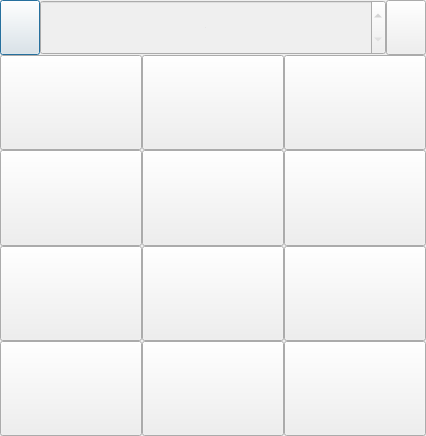
<?xml version="1.0" encoding="UTF-8"?>
<ui version="4.0">
 <class>Dialog</class>
 <widget class="QDialog" name="Dialog">
  <property name="geometry">
   <rect>
    <x>0</x>
    <y>0</y>
    <width>426</width>
    <height>436</height>
   </rect>
  </property>
  <property name="minimumSize">
   <size>
    <width>150</width>
    <height>170</height>
   </size>
  </property>
  <property name="font">
   <font>
    <family>MS Shell Dlg 2</family>
   </font>
  </property>
  <property name="windowTitle">
   <string>Dialog</string>
  </property>
  <property name="styleSheet">
   <string notr="true">QDoubleSpinBox, QDoubleSpinBox:disabled {
  background-color: #31363b;
  padding: 0px;
  border-style: solid;
  border: 0px solid #76797C;
  border-radius: 0px;
  color: white;
  font-size: 20px;
} 

QToolTip
{
    border: 1px solid #76797C;
    background-color: rgb(90, 102, 117);;
    color: white;
    padding: 0px;
    opacity: 200;
}

QWidget
{
    color: #eff0f1;
    background-color: rgba(49, 54, 59, .9);
    selection-background-color:#3daee9;
    selection-color: #eff0f1;
    background-clip: border;
    border-image: none;
    border: 0px transparent black;
    outline: 0;
}

QWidget:item:hover
{
    background-color: #18465d;
    color: #eff0f1;
}

QWidget:item:selected
{
    background-color: #18465d;
}

QGroupBox::indicator
{
    width: 18px;
    height: 18px;
}
QGroupBox::indicator
{
    margin-left: 2px;
}

QGroupBox::indicator:unchecked:hover,
QGroupBox::indicator:unchecked:focus,
QGroupBox::indicator:unchecked:pressed
{
  border: none;
    image: url(data/ui/icons/checkbox_unchecked_hovered.png);
}

QGroupBox::indicator:checked:hover,
QGroupBox::indicator:checked:focus,
QGroupBox::indicator:checked:pressed
{
  border: none;
    image: url(data/ui/icons/checkbox_checked_hovered.png);
}

QGroupBox::indicator:checked:disabled
{
    image: url(data/ui/icons/checkbox_checked_disabled.png);
}

QGroupBox::indicator:unchecked:disabled
{
    image: url(data/ui/icons/checkbox_unchecked_disabled.png);
}

QRadioButton
{
    spacing: 5px;
    outline: none;
    color: #eff0f1;
    margin-bottom: 2px;
}

QRadioButton:disabled
{
    color: #76797C;
}
QRadioButton::indicator
{
    width: 21px;
    height: 21px;
}

QRadioButton::indicator:unchecked
{
    image: url(data/ui/icons/radio_unchecked.png);
}


QRadioButton::indicator:unchecked:hover,
QRadioButton::indicator:unchecked:focus,
QRadioButton::indicator:unchecked:pressed
{
    border: none;
    outline: none;
    image: url(data/ui/icons/radio_unchecked_hovered.png);
}

QRadioButton::indicator:checked
{
    border: none;
    outline: none;
    image: url(data/ui/icons/radio_checked.png);
}

QRadioButton::indicator:checked:hover,
QRadioButton::indicator:checked:focus,
QRadioButton::indicator:checked:pressed
{
    border: none;
    outline: none;
    image: url(data/ui/icons/radio_checked_hovered.png);
}

QRadioButton::indicator:checked:disabled
{
    outline: none;
    image: url(data/ui/icons/radio_disabled.png);
}

QRadioButton::indicator:unchecked:disabled
{
    image: url(data/ui/icons/radio_disabled.png);
}


QMenuBar
{
    background-color: #31363b;
    color: #eff0f1;
}

QMenuBar::item
{
    background: transparent;
}

QMenuBar::item:selected
{
    background: transparent;
    border: 1px solid #76797C;
}

QMenuBar::item:pressed
{
    border: 1px solid #76797C;
    background-color: #3daee9;
    color: #eff0f1;
    margin-bottom:-1px;
    padding-bottom:1px;
}

QMenu
{
    border: 1px solid #76797C;
    color: #eff0f1;
    margin: 2px;
}

QMenu::icon
{
    margin: 5px;
}

QMenu::item
{
    padding: 5px 30px 5px 30px;
    border: 1px solid transparent; /* reserve space for selection border */
}

QMenu::item:selected
{
    color: #eff0f1;
}

QMenu::separator {
    height: 2px;
    background: lightblue;
    margin-left: 10px;
    margin-right: 5px;
}

QMenu::indicator {
    width: 18px;
    height: 18px;
}

/* non-exclusive indicator = check box style indicator
   (see QActionGroup::setExclusive) */
QMenu::indicator:non-exclusive:unchecked {
    image: url(data/ui/icons/checkbox_unchecked.png);
}

QMenu::indicator:non-exclusive:unchecked:selected {
    image: url(data/ui/icons/checkbox_unchecked_hovered.png);
}

QMenu::indicator:non-exclusive:checked {
    image: url(data/ui/icons/checkbox_checked.png);
}

QMenu::indicator:non-exclusive:checked:selected {
    image: url(data/ui/icons/checkbox_checked_hovered.png);
}

/* exclusive indicator = radio button style indicator (see QActionGroup::setExclusive) */
QMenu::indicator:exclusive:unchecked {
    image: url(data/ui/icons/radio_unchecked.png);
}

QMenu::indicator:exclusive:unchecked:selected {
    image: url(data/ui/icons/radio_unchecked_hovered.png);
}

QMenu::indicator:exclusive:checked {
    image: url(data/ui/icons/radio_checked.png);
}

QMenu::indicator:exclusive:checked:selected {
    image: url(data/ui/icons/radio_checked_hovered.png);
}

QMenu::right-arrow {
    margin: 5px;
    image: url(data/ui/icons/right_arrow.png)
}


QWidget:disabled
{
    color: #454545;
    background-color: #31363b;
}

QAbstractItemView
{
    alternate-background-color: #31363b;
    color: #eff0f1;
    border: 1px solid 3A3939;
    border-radius: 2px;
}

QWidget:focus, QMenuBar:focus
{
    border: 1px solid #3daee9;
}

QTabWidget:focus, QCheckBox:focus, QRadioButton:focus, QSlider:focus
{
    border: none;
}

QLineEdit
{
    background-color: #232629;
    padding: 5px;
    border-style: solid;
    border: 1px solid #76797C;
    border-radius: 2px;
    color: #eff0f1;
}

QAbstractItemView QLineEdit
{
    padding: 0;
}

QGroupBox {
    border:1px solid black;
    border-radius: 0px;
    margin-top: 20px;
}

QGroupBox::title {
    subcontrol-origin: margin;
    subcontrol-position: top center;
    padding-left: 10px;
    padding-right: 10px;
    padding-top: 10px;
}

QAbstractScrollArea
{
    border-radius: 2px;
    border: 1px solid #76797C;
    background-color: transparent;
}

QScrollBar:horizontal
{
    height: 15px;
    margin: 3px 15px 3px 15px;
    border: 1px transparent #2A2929;
    border-radius: 4px;
    background-color: #2A2929;
}

QScrollBar::handle:horizontal
{
    background-color: #605F5F;
    min-width: 5px;
    border-radius: 4px;
}

QScrollBar::add-line:horizontal
{
    margin: 0px 3px 0px 3px;
    border-image: url(data/ui/icons/right_arrow_disabled.png);
    width: 10px;
    height: 10px;
    subcontrol-position: right;
    subcontrol-origin: margin;
}

QScrollBar::sub-line:horizontal
{
    margin: 0px 3px 0px 3px;
    border-image: url(data/ui/icons/left_arrow_disabled.png);
    height: 10px;
    width: 10px;
    subcontrol-position: left;
    subcontrol-origin: margin;
}

QScrollBar::add-line:horizontal:hover,QScrollBar::add-line:horizontal:on
{
    border-image: url(data/ui/icons/right_arrow.png);
    height: 10px;
    width: 10px;
    subcontrol-position: right;
    subcontrol-origin: margin;
}


QScrollBar::sub-line:horizontal:hover, QScrollBar::sub-line:horizontal:on
{
    border-image: url(data/ui/icons/left_arrow.png);
    height: 10px;
    width: 10px;
    subcontrol-position: left;
    subcontrol-origin: margin;
}

QScrollBar::up-arrow:horizontal, QScrollBar::down-arrow:horizontal
{
    background: none;
}


QScrollBar::add-page:horizontal, QScrollBar::sub-page:horizontal
{
    background: none;
}

QScrollBar:vertical
{
    background-color: #2A2929;
    width: 15px;
    margin: 15px 3px 15px 3px;
    border: 1px transparent #2A2929;
    border-radius: 4px;
}

QScrollBar::handle:vertical
{
    background-color: #605F5F;
    min-height: 5px;
    border-radius: 4px;
}

QScrollBar::sub-line:vertical
{
    margin: 3px 0px 3px 0px;
    border-image: url(data/ui/icons/up_arrow_disabled.png);
    height: 10px;
    width: 10px;
    subcontrol-position: top;
    subcontrol-origin: margin;
}

QScrollBar::add-line:vertical
{
    margin: 3px 0px 3px 0px;
    border-image: url(data/ui/icons/down_arrow_disabled.png);
    height: 10px;
    width: 10px;
    subcontrol-position: bottom;
    subcontrol-origin: margin;
}

QScrollBar::sub-line:vertical:hover,QScrollBar::sub-line:vertical:on
{

    border-image: url(data/ui/icons/up_arrow.png);
    height: 10px;
    width: 10px;
    subcontrol-position: top;
    subcontrol-origin: margin;
}


QScrollBar::add-line:vertical:hover, QScrollBar::add-line:vertical:on
{
    border-image: url(data/ui/icons/down_arrow.png);
    height: 10px;
    width: 10px;
    subcontrol-position: bottom;
    subcontrol-origin: margin;
}

QScrollBar::up-arrow:vertical, QScrollBar::down-arrow:vertical
{
    background: none;
}


QScrollBar::add-page:vertical, QScrollBar::sub-page:vertical
{
    background: none;
}

QTextEdit
{
    background-color: #232629;
    color: #eff0f1;
    border: 1px solid #76797C;
}

QPlainTextEdit
{
    background-color: #232629;;
    color: #eff0f1;
    border-radius: 2px;
    border: 1px solid #76797C;
}

QHeaderView::section
{
    background-color: #76797C;
    color: #eff0f1;
    padding: 5px;
    border: 1px solid #76797C;
}

QSizeGrip {
    image: url(data/ui/icons/sizegrip.png);
    width: 12px;
    height: 12px;
}


QMainWindow::separator
{
    background-color: #31363b;
    color: white;
    padding-left: 4px;
    spacing: 2px;
    border: 1px dashed #76797C;
}

QMainWindow::separator:hover
{

    background-color: #787876;
    color: white;
    padding-left: 4px;
    border: 1px solid #76797C;
    spacing: 2px;
}


QMenu::separator
{
    height: 1px;
    background-color: #76797C;
    color: white;
    padding-left: 4px;
    margin-left: 10px;
    margin-right: 5px;
}


QFrame
{
    border-radius: 2px;
    border: 1px solid #76797C;
}

QFrame[frameShape=&quot;0&quot;]
{
    border-radius: 2px;
    border: 1px transparent #76797C;
}

QStackedWidget
{
    border: 1px transparent black;
}

QToolBar {
    border: 1px transparent #393838;
    background: 1px solid #31363b;
    font-weight: bold;
}

QToolBar::handle:horizontal {
    image: url(data/ui/icons/Hmovetoolbar.png);
}
QToolBar::handle:vertical {
    image: url(data/ui/icons/Vmovetoolbar.png);
}
QToolBar::separator:horizontal {
    image: url(data/ui/icons/Hsepartoolbar.png);
}
QToolBar::separator:vertical {
    image: url(data/ui/icons/Vsepartoolbar.png);
}
QToolButton#qt_toolbar_ext_button {
    background: #58595a
}

QPushButton
{
    color: #eff0f1;
    /*background-color: #31363b;*/
    background-color: #404347;
    border-width: 0px;
    border-color: #76797C;
    border-style: solid;
    padding: 5px;
    border-radius: 2px;
    outline: none;
}

QPushButton:disabled
{
    background-color: #371b1b;
    border-width: 0px;
    border-color: #454545;
    border-style: solid;
    padding-top: 5px;
    padding-bottom: 5px;
    padding-left: 10px;
    padding-right: 10px;
    border-radius: 0px;
    color: #454545;
}

QPushButton:disabled:hover
{
    background-color: #632525;
    border-width: 0px;
    border-color: #454545;
    border-style: solid;
    padding-top: 5px;
    padding-bottom: 5px;
    padding-left: 10px;
    padding-right: 10px;
    border-radius: 0px;
    color: #5d5d5d;
}
QPushButton:focus {
    background-color: #3daee9;
    color: white;
}

QPushButton:pressed
{
    background-color: #3daee9;
    padding-top: -15px;
    padding-bottom: -17px;
}

QComboBox
{
  background-color: #76797C;
    selection-background-color: #3daee9;
    border-style: solid;
    border: 1px solid black;
    border-radius: 0px;
    padding: 5px;
}

QPushButton:checked{
    background-color: #76797C;
    border-color: #6A6969;
}

QComboBox:hover,QPushButton:hover,QAbstractSpinBox:hover,QLineEdit:hover,QTextEdit:hover,QPlainTextEdit:hover,QAbstractView:hover,QTreeView:hover
{
    border: 1px solid #3daee9;
    color: #eff0f1;
}

QComboBox:on
{
    padding-top: 3px;
    padding-left: 4px;
    background-color: #76797C;
    selection-background-color: #4a4a4a;
}

QComboBox QAbstractItemView
{
    background-color: #232629;
    border-radius: 0px;
    border: 1px solid #76797C;
    selection-background-color: #18465d;
}

QComboBox::drop-down
{
    subcontrol-origin: padding;
    subcontrol-position: top right;
    width: 5px;
    border-left-width: 0px;
    border-left-color: darkgray;
    border-left-style: solid;
    border-top-right-radius: 0px;
    border-bottom-right-radius: 0px;
}

QComboBox::down-arrow
{
    image: url(data/ui/icons/down_arrow_disabled.png);
}
QComboBox::up-arrow
{
    image: url(data/ui/icons/up_arrow_disabled.png);
}

QComboBox::down-arrow:on, QComboBox::down-arrow:hover,
QComboBox::down-arrow:focus
{
    image: url(data/ui/icons/down_arrow.png);
}
QComboBox::up-arrow:on, QComboBox::up-arrow:hover,
QComboBox::up-arrow:focus
{
    image: url(data/ui/icons/up_arrow.png);
}

QAbstractSpinBox {
    padding: 5px;
    border: 1px solid #76797C;
    background-color: #232629;
    color: #eff0f1;
    border-radius: 2px;
    min-width: 75px;
}

QAbstractSpinBox:up-button
{
    background-color: transparent;
    subcontrol-origin: border;
    subcontrol-position: center right;
}

QAbstractSpinBox:down-button
{
    background-color: transparent;
    subcontrol-origin: border;
    subcontrol-position: center left;
}

QAbstractSpinBox::up-arrow,QAbstractSpinBox::up-arrow:off {
    image: none;
    width: 0px;
    height: 0px;
}
QAbstractSpinBox::up-arrow:disabled {
    image: none;
    width: 0px;
    height: 0px;
}

QAbstractSpinBox::up-arrow:hover
{
    image: none;
}


QAbstractSpinBox::down-arrow,QAbstractSpinBox::down-arrow:off
{
    image: none;
    width: 0px;
    height: 0px;
}

QAbstractSpinBox::down-arrow:disabled {
    image: none;
    width: 0px;
    height: 0px;
}
QAbstractSpinBox::down-arrow:hover
{
    image: none;
}


QLabel
{
    border: 0px solid black;
}

QTabWidget{
    border: 0px transparent black;
}

QTabWidget::pane {
    border: 1px solid black;
    padding: 0px;
    margin: 0px;
}

QTabWidget::tab-bar {
    left: 0px; /* move to the right by 5px */
    border: 1px solid black;
}

QTabBar
{
    qproperty-drawBase: 0;
    border-radius: 0px;
}

QTabBar:focus
{
    border: 0px transparent black;
}

QTabBar::close-button  {
    image: url(data/ui/icons/close.png);
    background: transparent;
}

QTabBar::close-button:hover
{
    image: url(data/ui/icons/close-hover.png);
    background: transparent;
}

QTabBar::close-button:pressed {
    image: url(data/ui/icons/close-pressed.png);
    background: transparent;
}

/* TOP TABS */
QTabBar::tab:top {
    color: #eff0f1;
    border: 0px solid #76797C;
    border-bottom: 0px transparent black;
    background-color: #31363b;
    padding: 40px;
    min-width: 50px;
    border-top-left-radius: 0px;
    border-top-right-radius: 0px;
}

QTabBar::tab:top:!selected
{
    color: #eff0f1;
    background-color: #54575B;
    border: 0px solid #76797C;
    border-bottom: 0px transparent black;
    border-top-left-radius: 0px;
    border-top-right-radius: 0px;
}

QTabBar::tab:top:!selected:hover {
    background-color: #3daee9;
}

/* BOTTOM TABS */
QTabBar::tab:bottom {
    color: #eff0f1;
    border: 0px solid #76797C;
    border-top: 0px transparent black;
    background-color: #54575B;
    padding: 16px;
    border-bottom-left-radius: 0px;
    border-bottom-right-radius: 0px;
    min-width: 50px;
}

QTabBar::tab:bottom:!selected
{
    color: #eff0f1;
    background-color: #31363b;
    border: 0px solid #76797C;
    border-top: 0px transparent black;
    border-bottom-left-radius: 0px;
    border-bottom-right-radius: 0px;
}

QTabBar::tab:bottom:!selected:hover {
    background-color: #3daee9;
}

/* LEFT TABS */
QTabBar::tab:left {
    color: #eff0f1;
    border: 0px solid #76797C;
    border-left: 0px transparent black;
    background-color: #31363b;
    padding: 8px;
    border-top-right-radius: 0px;
    border-bottom-right-radius: 0px;
    min-height: 50px;
}

QTabBar::tab:left:!selected
{
    color: #eff0f1;
    background-color: #54575B;
    border: 0px solid #76797C;
    border-left: 0px transparent black;
    border-top-right-radius: 0px;
    border-bottom-right-radius: 0px;
}

QTabBar::tab:left:!selected:hover {
    background-color: #3daee9;
}


/* RIGHT TABS */
QTabBar::tab:right {
    color: #eff0f1;
    border: 0px solid #76797C;
    border-right: 0px transparent black;
    background-color: #31363b;
    padding: 8px;
    border-top-left-radius: 0px;
    border-bottom-left-radius: 0px;
    min-height: 50px;
}

QTabBar::tab:right:!selected
{
    color: #eff0f1;
    background-color: #54575B;
    border: 0px solid #76797C;
    border-right: 0px transparent black;
    border-top-left-radius: 0px;
    border-bottom-left-radius: 0px;
}

QTabBar::tab:right:!selected:hover {
    background-color: #3daee9;
}

QTabBar QToolButton::right-arrow:enabled {
     image: url(data/ui/icons/right_arrow.png);
 }

 QTabBar QToolButton::left-arrow:enabled {
     image: url(data/ui/icons/left_arrow.png);
 }

QTabBar QToolButton::right-arrow:disabled {
     image: url(data/ui/icons/right_arrow_disabled.png);
 }

 QTabBar QToolButton::left-arrow:disabled {
     image: url(data/ui/icons/left_arrow_disabled.png);
 }


QDockWidget {
    background: #31363b;
    border: 1px solid #403F3F;
    titlebar-close-icon: url(data/ui/icons/close.png);
    titlebar-normal-icon: url(data/ui/icons/undock.png);
}

QDockWidget::close-button, QDockWidget::float-button {
    border: 1px solid transparent;
    border-radius: 2px;
    background: transparent;
}

QDockWidget::close-button:hover, QDockWidget::float-button:hover {
    background: rgba(255, 255, 255, 10);
}

QDockWidget::close-button:pressed, QDockWidget::float-button:pressed {
    padding: 1px -1px -1px 1px;
    background: rgba(255, 255, 255, 10);
}

QTreeView, QListView
{
    border: 1px solid #76797C;
    background-color: #232629;
}

QTreeView:branch:selected, QTreeView:branch:hover
{
    background: url(data/ui/icons/transparent.png);
}

QTreeView::branch:has-siblings:!adjoins-item {
    border-image: url(data/ui/icons/transparent.png);
}

QTreeView::branch:has-siblings:adjoins-item {
    border-image: url(data/ui/icons/transparent.png);
}

QTreeView::branch:!has-children:!has-siblings:adjoins-item {
    border-image: url(data/ui/icons/transparent.png);
}

QTreeView::branch:has-children:!has-siblings:closed,
QTreeView::branch:closed:has-children:has-siblings {
    image: url(data/ui/icons/branch_closed.png);
}

QTreeView::branch:open:has-children:!has-siblings,
QTreeView::branch:open:has-children:has-siblings  {
    image: url(data/ui/icons/branch_open.png);
}

QTreeView::branch:has-children:!has-siblings:closed:hover,
QTreeView::branch:closed:has-children:has-siblings:hover {
    image: url(data/ui/icons/branch_closed-on.png);
    }

QTreeView::branch:open:has-children:!has-siblings:hover,
QTreeView::branch:open:has-children:has-siblings:hover  {
    image: url(data/ui/icons/branch_open-on.png);
    }

QListView::item:!selected:hover, QTreeView::item:!selected:hover  {
    background: #18465d;
    outline: 0;
    color: #eff0f1
}

QListView::item:selected:hover, QTreeView::item:selected:hover  {
    background: #287399;
    color: #eff0f1;
}

QSlider::groove:horizontal {
    border: 1px solid #565a5e;
    height: 4px;
    background: #565a5e;
    margin: 0px;
    border-radius: 2px;
}

QSlider::handle:horizontal {
    background: #232629;
    border: 1px solid #565a5e;
    width: 16px;
    height: 16px;
    margin: -8px 0;
    border-radius: 9px;
}

QSlider::groove:vertical {
    border: 1px solid #565a5e;
    width: 4px;
    background: #565a5e;
    margin: 0px;
    border-radius: 3px;
}

QSlider::handle:vertical {
    background: #232629;
    border: 1px solid #565a5e;
    width: 16px;
    height: 16px;
    margin: 0 -8px;
    border-radius: 9px;
}

QToolButton {
    background-color: transparent;
    border: 1px transparent #76797C;
    border-radius: 2px;
    margin: 3px;
    padding: 5px;
}

QToolButton[popupMode=&quot;1&quot;] { /* only for MenuButtonPopup */
 padding-right: 20px; /* make way for the popup button */
 border: 1px #76797C;
 border-radius: 5px;
}

QToolButton[popupMode=&quot;2&quot;] { /* only for InstantPopup */
 padding-right: 10px; /* make way for the popup button */
 border: 1px #76797C;
}


QToolButton:hover, QToolButton::menu-button:hover {
    background-color: transparent;
    border: 1px solid #3daee9;
    padding: 5px;
}

QToolButton:checked, QToolButton:pressed,
        QToolButton::menu-button:pressed {
    background-color: #3daee9;
    border: 1px solid #3daee9;
    padding: 5px;
}

/* the subcontrol below is used only in the InstantPopup or DelayedPopup mode */
QToolButton::menu-indicator {
    image: url(data/ui/icons/down_arrow.png);
    top: -7px; left: -2px; /* shift it a bit */
}

/* the subcontrols below are used only in the MenuButtonPopup mode */
QToolButton::menu-button {
    border: 1px transparent #76797C;
    border-top-right-radius: 6px;
    border-bottom-right-radius: 6px;
    /* 16px width + 4px for border = 20px allocated above */
    width: 16px;
    outline: none;
}

QToolButton::menu-arrow {
    image: url(data/ui/icons/down_arrow.png);
}

QToolButton::menu-arrow:open {
    border: 1px solid #76797C;
}

QPushButton::menu-indicator  {
    subcontrol-origin: padding;
    subcontrol-position: bottom right;
    left: 8px;
}

QTableView
{
    border: 1px solid #76797C;
    gridline-color: #31363b;
    background-color: #232629;
}


QTableView, QHeaderView
{
    border-radius: 0px;
}

QTableView::item:pressed, QListView::item:pressed, QTreeView::item:pressed  {
    background: #18465d;
    color: #eff0f1;
}

QTableView::item:selected:active, QTreeView::item:selected:active, QListView::item:selected:active  {
    background: #287399;
    color: #eff0f1;
}


QHeaderView
{
    background-color: #31363b;
    border: 1px transparent;
    border-radius: 0px;
    margin: 0px;
    padding: 0px;

}

QHeaderView::section  {
    background-color: #31363b;
    color: #eff0f1;
    padding: 5px;
    border: 1px solid #76797C;
    border-radius: 0px;
    text-align: center;
}

QHeaderView::section::vertical::first, QHeaderView::section::vertical::only-one
{
    border-top: 1px solid #76797C;
}

QHeaderView::section::vertical
{
    border-top: transparent;
}

QHeaderView::section::horizontal::first, QHeaderView::section::horizontal::only-one
{
    border-left: 1px solid #76797C;
}

QHeaderView::section::horizontal
{
    border-left: transparent;
}


QHeaderView::section:checked
 {
    color: white;
    background-color: #334e5e;
 }

 /* style the sort indicator */
QHeaderView::down-arrow {
    image: url(data/ui/icons/down_arrow.png);
}

QHeaderView::up-arrow {
    image: url(data/ui/icons/up_arrow.png);
}


QTableCornerButton::section {
    background-color: #31363b;
    border: 1px transparent #76797C;
    border-radius: 0px;
}

QToolBox  {
    padding: 5px;
    border: 1px transparent black;
}

QToolBox::tab {
    color: #eff0f1;
    background-color: #31363b;
    border: 1px solid #76797C;
    border-bottom: 1px transparent #31363b;
    border-top-left-radius: 5px;
    border-top-right-radius: 5px;
}

QToolBox::tab:selected { /* italicize selected tabs */
    font: italic;
    background-color: #31363b;
    border-color: #3daee9;
 }

QStatusBar::item {
    border: 0px transparent dark;
 }


QFrame[height=&quot;3&quot;], QFrame[width=&quot;3&quot;] {
    background-color: #76797C;
}


QSplitter::handle {
    background-color: black;
    border: 1px solid black;
}

QSplitter::handle:hover {
    background-color: #787876;
    border: 1px solid #76797C;
}

QSplitter::handle:horizontal {
    width: 1px;
}

QSplitter::handle:vertical {
    height: 1px;
}

QProgressBar {
    border: 1px solid #76797C;
    border-radius: 5px;
    text-align: center;
}

QProgressBar::chunk {
    background-color: #05B8CC;
}

QDateEdit
{
    selection-background-color: #3daee9;
    border-style: solid;
    border: 1px solid #3375A3;
    border-radius: 2px;
    padding: 1px;
    min-width: 75px;
}

QDateEdit:on
{
    padding-top: 3px;
    padding-left: 4px;
    selection-background-color: #4a4a4a;
}

QDateEdit QAbstractItemView
{
    background-color: #232629;
    border-radius: 2px;
    border: 1px solid #3375A3;
    selection-background-color: #3daee9;
}

QDateEdit::drop-down
{
    subcontrol-origin: padding;
    subcontrol-position: top right;
    width: 15px;
    border-left-width: 0px;
    border-left-color: darkgray;
    border-left-style: solid;
    border-top-right-radius: 3px;
    border-bottom-right-radius: 3px;
}

QDateEdit::down-arrow:enabled
{
    image: url(data/ui/icons/down_arrow_disabled.png);
}

QDateEdit::down-arrow:on, QDateEdit::down-arrow:hover,
QDateEdit::down-arrow:focus
{
    image: url(data/ui/icons/down_arrow.png);
}

QLineEdit:disabled
{
    background-color: #31363b;
    padding: 5px;
    border-style: solid;
    border: 0px solid #76797C;
    border-radius: 2px;
    color: white;
}

QPushButton:focus {
	border: none;
	outline: none;
	background-color: none;
}

QScrollArea {
  background-color: rgb(24, 25, 29);
}

QDateEdit:disabled, QSpinBox:disabled, QTextEdit:disabled {
    background-color: #31363b;
    padding: 5px;
    border-style: solid;
    border: 0px solid #76797C;
    border-radius: 2px;
    color: white;
}

QDateEdit, QSpinbox, QTextEdit {
    background-color: #31363b;
    padding: 5px;
    border-style: solid;
    border: 0px solid #76797C;
    border-radius: 0px;
    color: white;
  }


QMessageBox {
  background-color:#31363b;
  color:white
}
</string>
  </property>
  <layout class="QVBoxLayout" name="verticalLayout">
   <property name="spacing">
    <number>0</number>
   </property>
   <property name="leftMargin">
    <number>0</number>
   </property>
   <property name="topMargin">
    <number>0</number>
   </property>
   <property name="rightMargin">
    <number>0</number>
   </property>
   <property name="bottomMargin">
    <number>0</number>
   </property>
   <item>
    <layout class="QHBoxLayout" name="horizontalLayout">
     <property name="spacing">
      <number>0</number>
     </property>
     <property name="topMargin">
      <number>0</number>
     </property>
     <item>
      <widget class="QPushButton" name="cancelButton">
       <property name="sizePolicy">
        <sizepolicy hsizetype="Fixed" vsizetype="Minimum">
         <horstretch>0</horstretch>
         <verstretch>0</verstretch>
        </sizepolicy>
       </property>
       <property name="text">
        <string/>
       </property>
      </widget>
     </item>
     <item>
      <widget class="QDoubleSpinBox" name="doubleSpinBox">
       <property name="enabled">
        <bool>false</bool>
       </property>
       <property name="minimumSize">
        <size>
         <width>87</width>
         <height>55</height>
        </size>
       </property>
       <property name="font">
        <font>
         <pointsize>-1</pointsize>
        </font>
       </property>
       <property name="alignment">
        <set>Qt::AlignCenter</set>
       </property>
       <property name="decimals">
        <number>0</number>
       </property>
      </widget>
     </item>
     <item>
      <widget class="QPushButton" name="backspaceButton">
       <property name="sizePolicy">
        <sizepolicy hsizetype="Fixed" vsizetype="Minimum">
         <horstretch>0</horstretch>
         <verstretch>0</verstretch>
        </sizepolicy>
       </property>
       <property name="text">
        <string/>
       </property>
      </widget>
     </item>
    </layout>
   </item>
   <item>
    <layout class="QVBoxLayout" name="HLayout">
     <property name="spacing">
      <number>0</number>
     </property>
     <property name="topMargin">
      <number>0</number>
     </property>
     <item>
      <layout class="QGridLayout" name="gridLayout">
       <property name="spacing">
        <number>0</number>
       </property>
       <item row="3" column="0">
        <widget class="QPushButton" name="submitButton">
         <property name="sizePolicy">
          <sizepolicy hsizetype="Minimum" vsizetype="Minimum">
           <horstretch>0</horstretch>
           <verstretch>0</verstretch>
          </sizepolicy>
         </property>
         <property name="text">
          <string/>
         </property>
        </widget>
       </item>
       <item row="3" column="1">
        <widget class="QPushButton" name="zeroButton">
         <property name="sizePolicy">
          <sizepolicy hsizetype="Minimum" vsizetype="MinimumExpanding">
           <horstretch>0</horstretch>
           <verstretch>0</verstretch>
          </sizepolicy>
         </property>
         <property name="text">
          <string/>
         </property>
        </widget>
       </item>
       <item row="1" column="1">
        <widget class="QPushButton" name="fiveButton">
         <property name="sizePolicy">
          <sizepolicy hsizetype="Minimum" vsizetype="MinimumExpanding">
           <horstretch>0</horstretch>
           <verstretch>0</verstretch>
          </sizepolicy>
         </property>
         <property name="text">
          <string/>
         </property>
         <property name="iconSize">
          <size>
           <width>20</width>
           <height>20</height>
          </size>
         </property>
        </widget>
       </item>
       <item row="0" column="0">
        <widget class="QPushButton" name="oneButton">
         <property name="sizePolicy">
          <sizepolicy hsizetype="Minimum" vsizetype="MinimumExpanding">
           <horstretch>0</horstretch>
           <verstretch>0</verstretch>
          </sizepolicy>
         </property>
         <property name="text">
          <string/>
         </property>
        </widget>
       </item>
       <item row="1" column="0">
        <widget class="QPushButton" name="fourButton">
         <property name="sizePolicy">
          <sizepolicy hsizetype="Minimum" vsizetype="MinimumExpanding">
           <horstretch>0</horstretch>
           <verstretch>0</verstretch>
          </sizepolicy>
         </property>
         <property name="text">
          <string/>
         </property>
        </widget>
       </item>
       <item row="0" column="2">
        <widget class="QPushButton" name="threeButton">
         <property name="sizePolicy">
          <sizepolicy hsizetype="Minimum" vsizetype="MinimumExpanding">
           <horstretch>0</horstretch>
           <verstretch>0</verstretch>
          </sizepolicy>
         </property>
         <property name="text">
          <string/>
         </property>
        </widget>
       </item>
       <item row="0" column="1">
        <widget class="QPushButton" name="twoButton">
         <property name="sizePolicy">
          <sizepolicy hsizetype="Minimum" vsizetype="MinimumExpanding">
           <horstretch>0</horstretch>
           <verstretch>0</verstretch>
          </sizepolicy>
         </property>
         <property name="text">
          <string/>
         </property>
        </widget>
       </item>
       <item row="1" column="2">
        <widget class="QPushButton" name="sixButton">
         <property name="sizePolicy">
          <sizepolicy hsizetype="Minimum" vsizetype="MinimumExpanding">
           <horstretch>0</horstretch>
           <verstretch>0</verstretch>
          </sizepolicy>
         </property>
         <property name="text">
          <string/>
         </property>
        </widget>
       </item>
       <item row="2" column="2">
        <widget class="QPushButton" name="nineButton">
         <property name="sizePolicy">
          <sizepolicy hsizetype="Minimum" vsizetype="MinimumExpanding">
           <horstretch>0</horstretch>
           <verstretch>0</verstretch>
          </sizepolicy>
         </property>
         <property name="text">
          <string/>
         </property>
        </widget>
       </item>
       <item row="2" column="0">
        <widget class="QPushButton" name="sevenButton">
         <property name="sizePolicy">
          <sizepolicy hsizetype="Minimum" vsizetype="MinimumExpanding">
           <horstretch>0</horstretch>
           <verstretch>0</verstretch>
          </sizepolicy>
         </property>
         <property name="text">
          <string/>
         </property>
        </widget>
       </item>
       <item row="2" column="1">
        <widget class="QPushButton" name="eightButton">
         <property name="sizePolicy">
          <sizepolicy hsizetype="Minimum" vsizetype="MinimumExpanding">
           <horstretch>0</horstretch>
           <verstretch>0</verstretch>
          </sizepolicy>
         </property>
         <property name="text">
          <string/>
         </property>
        </widget>
       </item>
       <item row="3" column="2">
        <widget class="QPushButton" name="commaButton">
         <property name="sizePolicy">
          <sizepolicy hsizetype="Minimum" vsizetype="MinimumExpanding">
           <horstretch>0</horstretch>
           <verstretch>0</verstretch>
          </sizepolicy>
         </property>
         <property name="text">
          <string/>
         </property>
         <property name="checkable">
          <bool>true</bool>
         </property>
        </widget>
       </item>
      </layout>
     </item>
    </layout>
   </item>
  </layout>
 </widget>
 <resources/>
 <connections/>
</ui>
